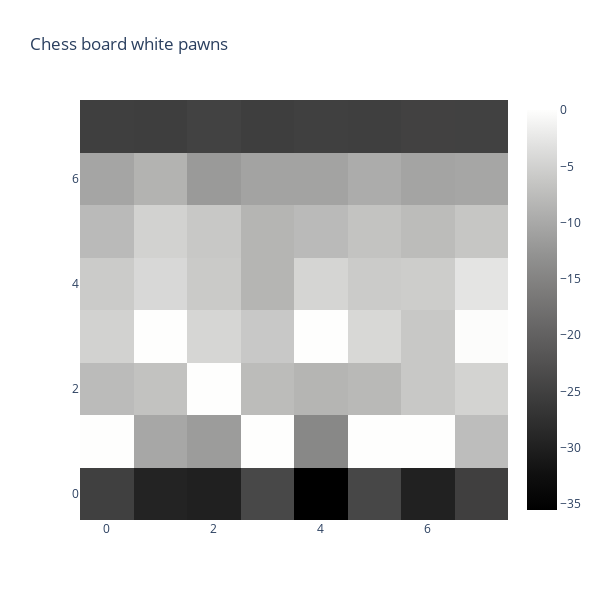

Write notebook code for a chart like this one.
### Markdown cell above
Change blank_index, king_index, or pawn_index if you want to visualize the probe's view of other pieces. For example, if I want to see the black queen, I could set blank_index = -5 (refer to INT_TO_CHAR for the mapping)

### Code cell
INT_TO_CHAR = {
    -6: "\u265a",
    -5: "\u265b",
    -4: "\u265c",
    -3: "\u265d",
    -2: "\u265e",
    -1: "\u265f",
    0: ".",
    1: "\u2659",
    2: "\u2658",
    3: "\u2657",
    4: "\u2656",
    5: "\u2655",
    6: "\u2654",
}

# Mapping of integers to chess pieces
# I'm duplicating this from chess_utils.py for easy reference
PIECE_TO_ONE_HOT_MAPPING = {
    -6: 0,
    -5: 1,
    -4: 2,
    -3: 3,
    -2: 4,
    -1: 5,
    0: 6,
    1: 7,
    2: 8,
    3: 9,
    4: 10,
    5: 11,
    6: 12,
}

# Mapping of chess pieces to integers
PIECE_TO_INT = {
    chess.PAWN: 1,
    chess.KNIGHT: 2,
    chess.BISHOP: 3,
    chess.ROOK: 4,
    chess.QUEEN: 5,
    chess.KING: 6,
}

INT_TO_PIECE = {value: key for key, value in PIECE_TO_INT.items()}

BLANK_INDEX = PIECE_TO_ONE_HOT_MAPPING[0]
white_pawn_index = PIECE_TO_ONE_HOT_MAPPING[1]
black_king_index = PIECE_TO_ONE_HOT_MAPPING[-6]

def plot_board_state(board_state: torch.Tensor, clip_size: int = 200, show_scale: bool = False):
    # color scale: Black for -1, Gray for 0, White for 1
    # colorscale = [[0.0, 'black'], [0.5, 'gray'], [1.0, 'white']]
    colorscale = 'gray'
    if board_state.is_cuda:
        board_state = board_state.cpu()
    board_state = np.clip(board_state.numpy(), -clip_size, clip_size)

    # Create heatmap
    heatmap = go.Heatmap(z=board_state, colorscale=colorscale, showscale=show_scale)
    return heatmap

print(move_of_interest_state_one_hot_RRC[:, :, white_pawn_index])
# heatmap = plot_board_state(move_of_interest_state_one_hot[:, :, white_pawn_index], show_scale=True)

move_of_interest_probe_out = probe_out_MBLRRC[0][0][move_of_interest]
print(move_of_interest_probe_out.shape)

heatmap = plot_board_state(move_of_interest_probe_out[:, :, white_pawn_index], show_scale=True)

# Define the layout
layout = go.Layout(
    title="Chess board white pawns",
    xaxis=dict(ticks='', nticks=8),
    yaxis=dict(ticks='', nticks=8),
    autosize=False,
    width=600,
    height=600
)

# Create figure and plot
fig = go.Figure(data=[heatmap], layout=layout)
fig.show()

### Figure 1 — Plotly figure (JSON) as saved in the notebook; plotly's stock layout.template omitted (floating-point values rounded to 4 significant figures)
{"data": [{"colorscale": [[0, "rgb(0, 0, 0)"], [0.09091, "rgb(16, 16, 16)"], [0.1818, "rgb(38, 38, 38)"], [0.2727, "rgb(59, 59, 59)"], [0.3636, "rgb(81, 80, 80)"], [0.4545, "rgb(102, 101, 101)"], [0.5455, "rgb(124, 123, 122)"], [0.6364, "rgb(146, 146, 145)"], [0.7273, "rgb(171, 171, 170)"], [0.8182, "rgb(197, 197, 195)"], [0.9091, "rgb(224, 224, 223)"], [1, "rgb(254, 254, 253)"]], "showscale": true, "type": "heatmap", "z": [[-25.03, -29.46, -29.9, -23.89, -35.51, -24.04, -29.84, -25.15], [-9.417e-05, -10.21, -11.6, -4.768e-07, -14.34, -8.106e-06, -0.0005869, -7.394], [-7.679, -6.793, -0.002574, -7.57, -8.463, -7.99, -6.098, -4.798], [-4.925, -0.005695, -4.442, -6.04, -0.000968, -4.212, -6.06, -0.2666], [-5.767, -4.172, -5.844, -8.46, -4.583, -5.727, -5.506, -2.773], [-7.794, -4.948, -6.112, -8.493, -7.785, -6.655, -7.585, -6.384], [-10.47, -8.741, -11.9, -10.66, -10.66, -9.6, -10.59, -10.3], [-25.28, -25.35, -24.8, -25.36, -25.06, -25.28, -24.86, -24.89]]}], "layout": {"autosize": false, "height": 600, "title": {"text": "Chess board white pawns"}, "width": 600, "xaxis": {"nticks": 8, "ticks": ""}, "yaxis": {"nticks": 8, "ticks": ""}}}
